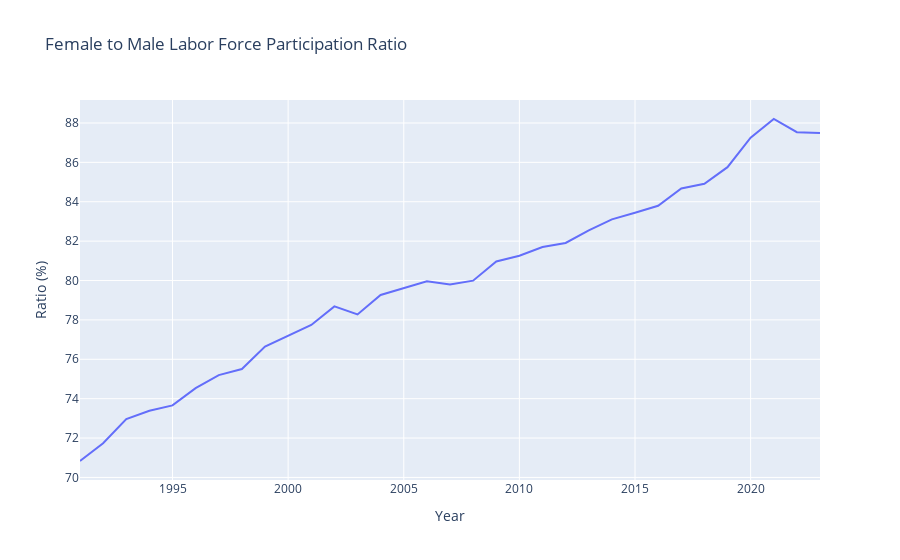

Write notebook code for a chart like this one.
### Markdown cell above
# 5. Labor Force Participation Ratio

### Code cell
labor_force_ratio = dfy['Ratio of female to male labor force participation rate (%) (modeled ILO estimate)']

fig4 = px.line(labor_force_ratio, x=labor_force_ratio.index, y=labor_force_ratio,
               title='Female to Male Labor Force Participation Ratio')
fig4.update_layout(yaxis_title='Ratio (%)', xaxis_title='Year')

### Figure 1 — Plotly figure (JSON) as saved in the notebook; plotly's stock layout.template omitted (floating-point values rounded to 4 significant figures)
{"data": [{"hovertemplate": "Year=%{x}<br>y=%{y}<extra></extra>", "legendgroup": "", "line": {"color": "#636efa", "dash": "solid"}, "marker": {"symbol": "circle"}, "mode": "lines", "name": "", "orientation": "v", "showlegend": false, "type": "scatter", "x": ["1991-01-01T00:00:00", "1992-01-01T00:00:00", "1993-01-01T00:00:00", "1994-01-01T00:00:00", "1995-01-01T00:00:00", "1996-01-01T00:00:00", "1997-01-01T00:00:00", "1998-01-01T00:00:00", "1999-01-01T00:00:00", "2000-01-01T00:00:00", "2001-01-01T00:00:00", "2002-01-01T00:00:00", "2003-01-01T00:00:00", "2004-01-01T00:00:00", "2005-01-01T00:00:00", "2006-01-01T00:00:00", "2007-01-01T00:00:00", "2008-01-01T00:00:00", "2009-01-01T00:00:00", "2010-01-01T00:00:00", "2011-01-01T00:00:00", "2012-01-01T00:00:00", "2013-01-01T00:00:00", "2014-01-01T00:00:00", "2015-01-01T00:00:00", "2016-01-01T00:00:00", "2017-01-01T00:00:00", "2018-01-01T00:00:00", "2019-01-01T00:00:00", "2020-01-01T00:00:00", "2021-01-01T00:00:00", "2022-01-01T00:00:00", "2023-01-01T00:00:00"], "xaxis": "x", "y": [70.84, 71.74, 72.97, 73.39, 73.66, 74.53, 75.2, 75.5, 76.64, 77.18, 77.75, 78.69, 78.27, 79.26, 79.59, 79.96, 79.8, 79.99, 80.97, 81.26, 81.7, 81.91, 82.55, 83.11, 83.44, 83.79, 84.67, 84.91, 85.76, 87.26, 88.2, 87.53, 87.49], "yaxis": "y"}], "layout": {"legend": {"tracegroupgap": 0}, "title": {"text": "Female to Male Labor Force Participation Ratio"}, "xaxis": {"anchor": "y", "domain": [0, 1], "title": {"text": "Year"}}, "yaxis": {"anchor": "x", "domain": [0, 1], "title": {"text": "Ratio (%)"}}}}
